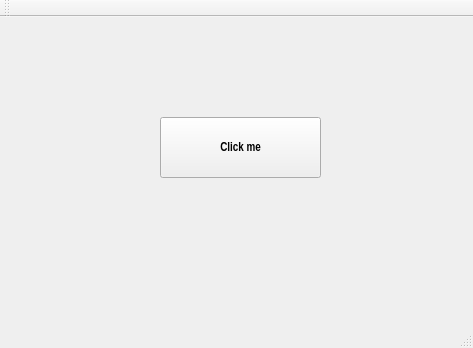
<?xml version="1.0" encoding="UTF-8"?>
<ui version="4.0">
 <class>MainWindow</class>
 <widget class="QMainWindow" name="MainWindow">
  <property name="geometry">
   <rect>
    <x>0</x>
    <y>0</y>
    <width>473</width>
    <height>348</height>
   </rect>
  </property>
  <property name="font">
   <font>
    <family>Arial Narrow</family>
    <weight>75</weight>
    <bold>true</bold>
   </font>
  </property>
  <property name="windowTitle">
   <string>MainWindow</string>
  </property>
  <widget class="QWidget" name="centralWidget">
   <widget class="QPushButton" name="pushButton">
    <property name="geometry">
     <rect>
      <x>160</x>
      <y>100</y>
      <width>161</width>
      <height>61</height>
     </rect>
    </property>
    <property name="text">
     <string>Click me</string>
    </property>
   </widget>
  </widget>
  <widget class="QMenuBar" name="menuBar">
   <property name="geometry">
    <rect>
     <x>0</x>
     <y>0</y>
     <width>473</width>
     <height>22</height>
    </rect>
   </property>
  </widget>
  <widget class="QToolBar" name="mainToolBar">
   <attribute name="toolBarArea">
    <enum>TopToolBarArea</enum>
   </attribute>
   <attribute name="toolBarBreak">
    <bool>false</bool>
   </attribute>
  </widget>
  <widget class="QStatusBar" name="statusBar"/>
 </widget>
 <layoutdefault spacing="6" margin="11"/>
 <resources/>
 <connections/>
</ui>
